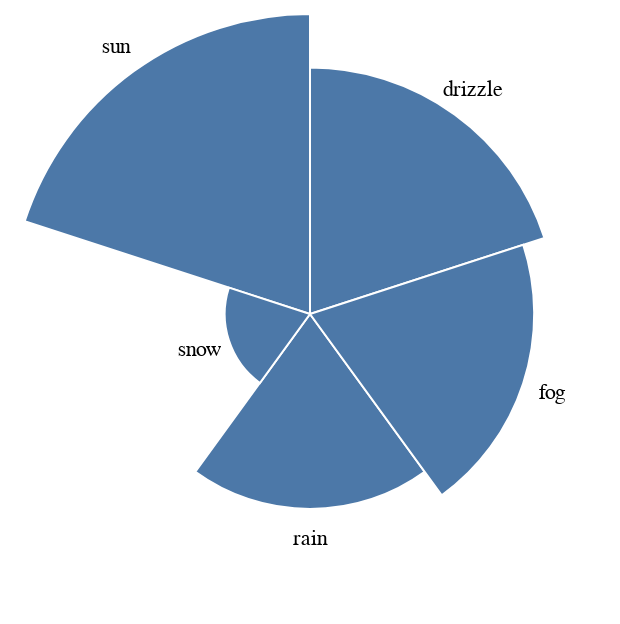

The code cell stored with this chart in its notebook:
### Code cell
show(
    data(['weather', 'temp_max']),
    {
        'view': [
            {
                'coordinates': 'polar',
                'mark': [
                    {
                        'type': 'bar',
                        'encoding': [
                            {'channel': 'x', 'field': 'weather'},
                            {
                                'channel': 'y',
                                'field': 'temp_max',
                                'aggregate': 'mean',
                            },
                        ],
                    }
                ],
                'scale': [
                    {'channel': 'x', 'type': 'ordinal'},
                    {'channel': 'y', 'type': 'linear', 'zero': 'true'},
                ],
            }
        ]
    },
)

### Figure 1 — Vega-Lite specification as saved in the notebook (floating-point values rounded to 4 significant figures; data arrays with more than 128 entries replaced by an {"elided": "..."} marker saying what was removed)
{"config": {"view": {"continuousWidth": 300, "continuousHeight": 300}}, "layer": [{"mark": {"type": "arc", "stroke": "#ffffff"}}, {"mark": {"type": "text", "radiusOffset": 15}}], "data": {"name": "data-6881b3c76720a51ecae2e2fb5659aff4"}, "encoding": {"radius": {"aggregate": "mean", "field": "temp_max", "scale": {"type": "linear", "zero": true}, "type": "quantitative"}, "text": {"field": "weather", "type": "ordinal"}, "theta": {"field": "weather", "type": "ordinal"}}, "$schema": "https://vega.github.io/schema/vega-lite/v5.20.1.json", "datasets": {"data-6881b3c76720a51ecae2e2fb5659aff4": {"elided": "1461 records"}}}
